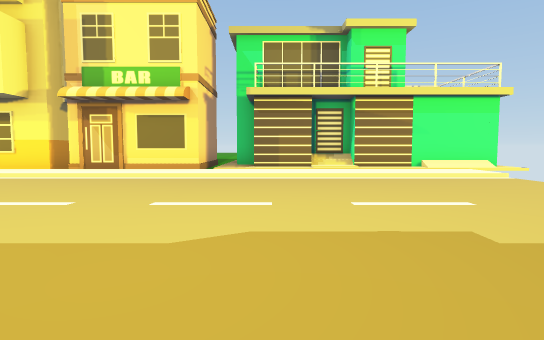
View 1 (above)

19 first-person views from a walk through a scene from a Unity 3-D project. The camera is 1.2 m above the floor, tilts 4° down and sees 80° across. The floor is counted in squares, 2 m on a side. Each view is taken from the middle of a square. On the plan, view 1 faces up. The plan holds only what a view shows up to about 10 squares ahead; the rest is blank. The place goes on beyond the plan. The player character is not drawn.

View 2
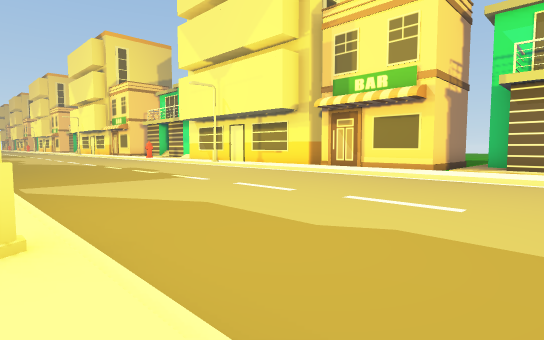

View 3
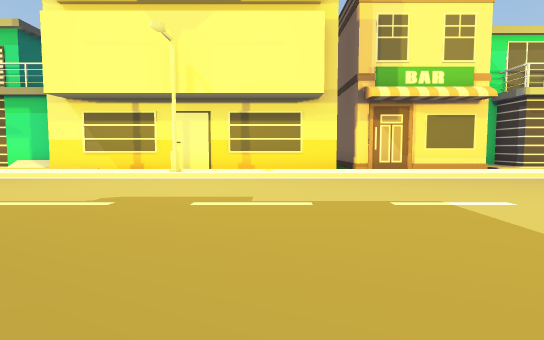

View 4
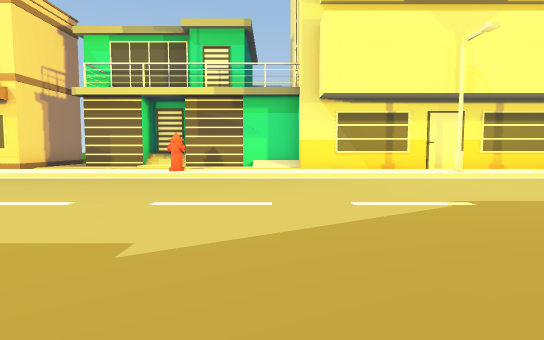

View 5
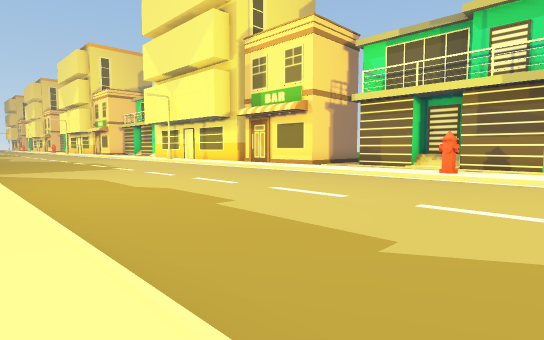

View 6
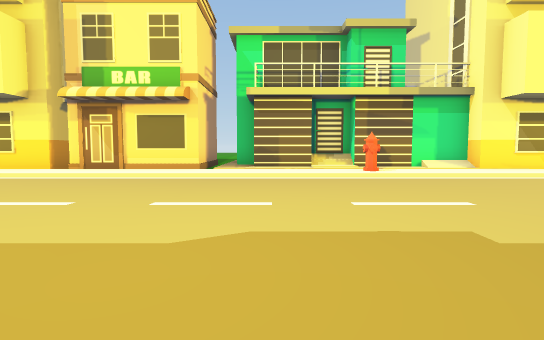

View 7
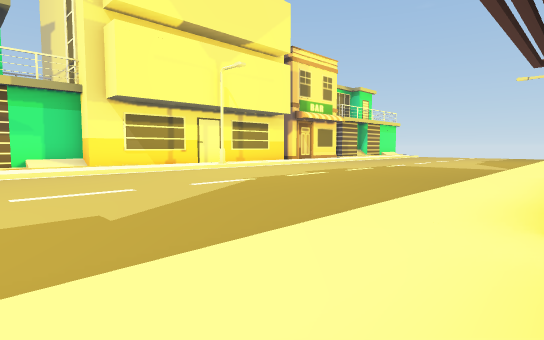

View 8
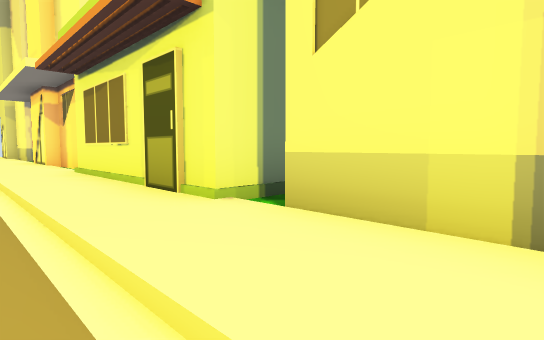

View 9
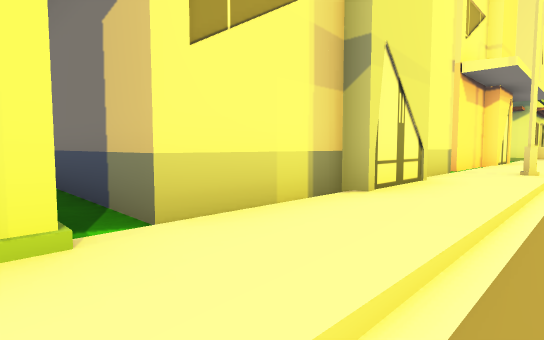

View 10
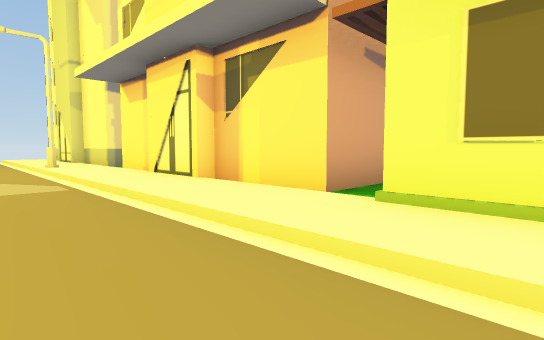

View 11
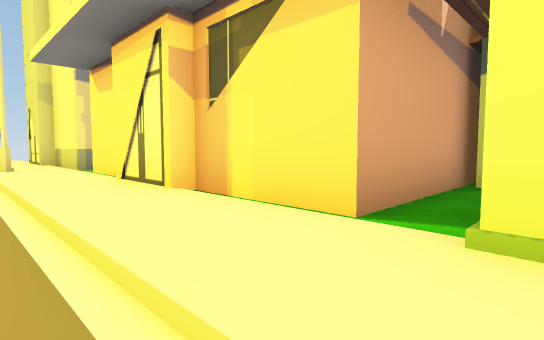

View 12
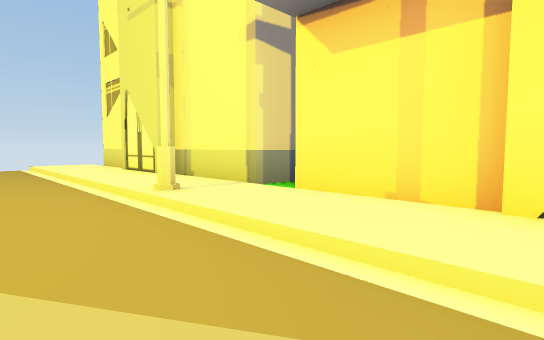

View 13
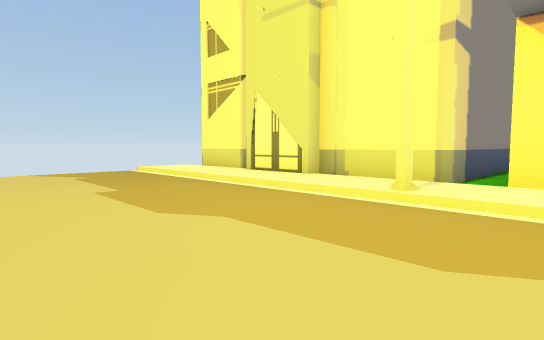

View 14
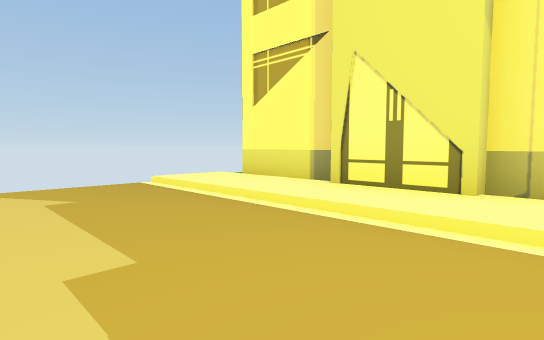

View 15
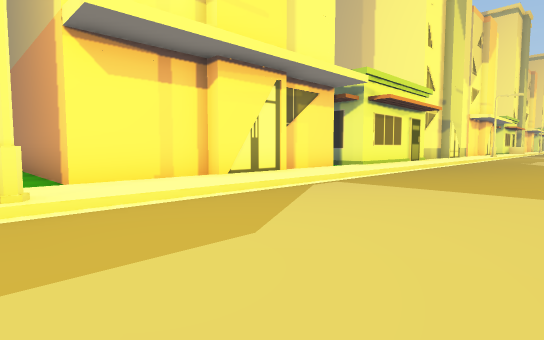

View 16
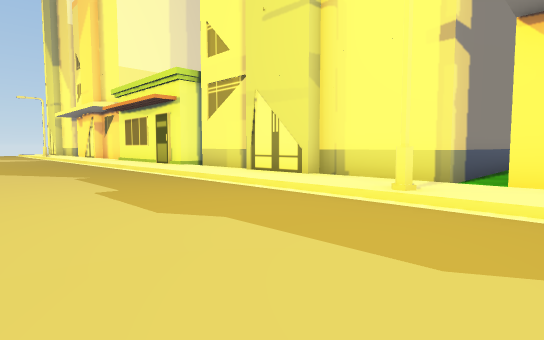

View 17
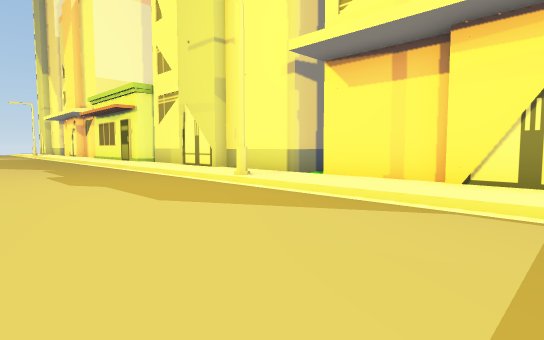

View 18
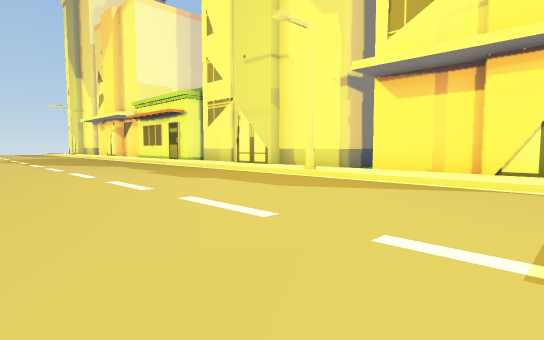

View 19
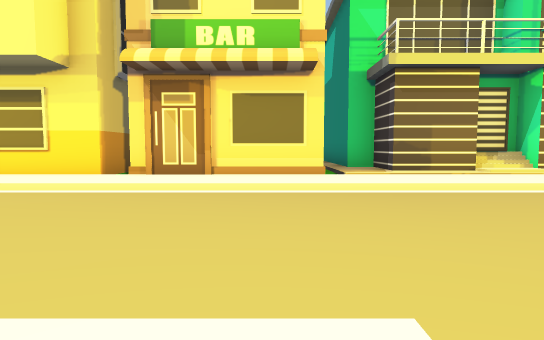

### Floor plan
Key: @ floor where view 1 was taken; # wall or solid block; . main floor; : floor 0.25 m higher than the main floor; / step, stairs or slope; O other object.
Columns run from 26 left of view 1 to 6 right of it. Each row starts with its distance up from view 1.
 13      #
 12      #
 11     ######              ###
 10 O   #:##/####      O #  #:##/####
  9 :####:://:::OOOOOOOO:####:://:::
  8 :::::::::O::::::O:::::::::::::::
  7 ................................
  6 ................................
  5 ...............................
  4 ...............................
  3 ................................
  2 ................................
  1 ................................
  0 :::::O:::::::::::::::::::O@:::::
 -1 OO:::::OO:::OOOOO:::OO:::::OO:::
 -2   OO:OO  OOOO   O:OO  OO:OO  OOO
 -3     :O     O    O:O    O:O
 -4     :O     O     O     O:O
 -5      O           O     O O
 -6      O                 O O

Positions as (right, up) in squares from view 1, and headings:
1: (0, 0), facing up
2: (1, 0), facing up-left
3: (-8, 0), facing up
4: (-15, 0), facing up
5: (-15, 0), facing up-left
6: (-20, 0), facing up
7: (-17, -1), facing up-right
8: (-17, 1), facing down-right
9: (-14, 1), facing down-left
10: (-11, 2), facing down-right
11: (-10, 1), facing down-right
12: (-5, 2), facing down-right
13: (-3, 4), facing down-right
14: (0, 3), facing down-right
15: (-1, 4), facing down-left
16: (-23, 4), facing down-right
17: (-26, 4), facing down-right
18: (-26, 6), facing down-right
19: (-23, 3), facing up
